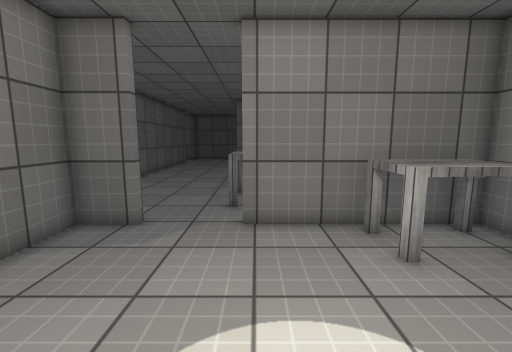
View 1 (above)

19 first-person views from a walk through a Unity game level. The camera is 1.3 m above the floor, tilts 8° down and sees 90° across. The floor is counted in squares, 0.5 m on a side. Each view is taken from the middle of a square. On the plan, view 1 faces up. The plan holds only what a view shows up to about 18 squares ahead; the rest is blank. The place goes on beyond the plan. The player is left out. Door leaves are left out, so doorways stand open. Surface patterns are stand-ins for the level's own textures.

View 2
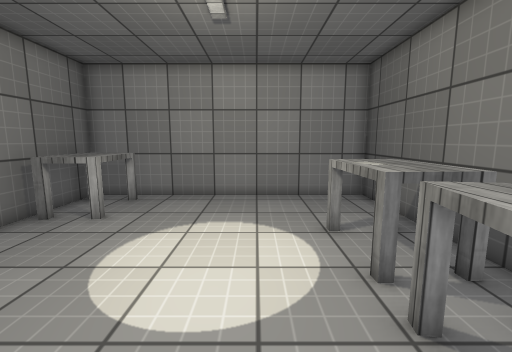

View 3
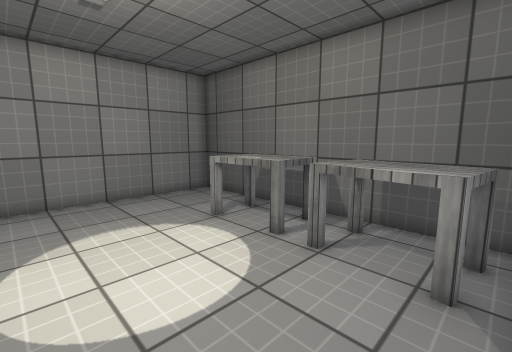

View 4
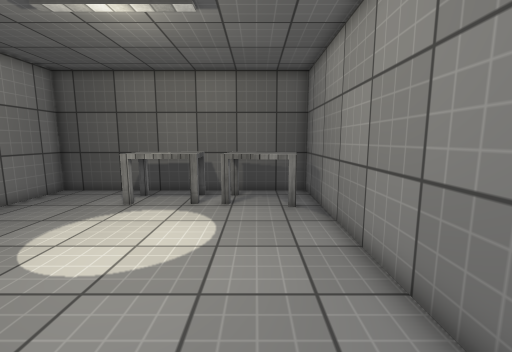

View 5
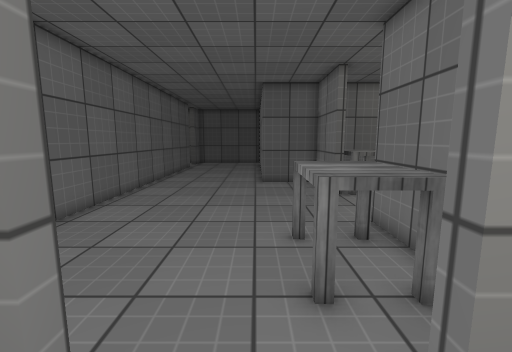

View 6
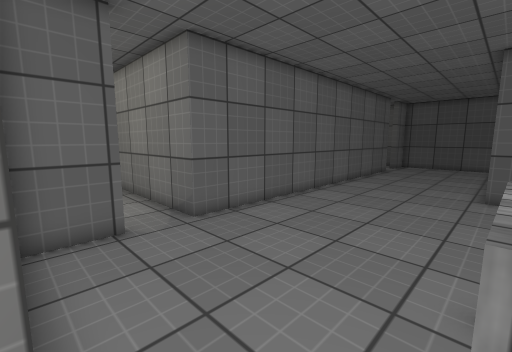

View 7
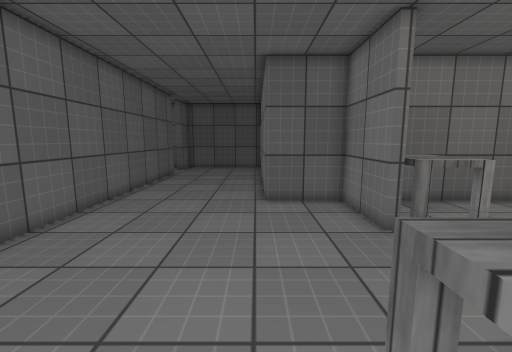

View 8
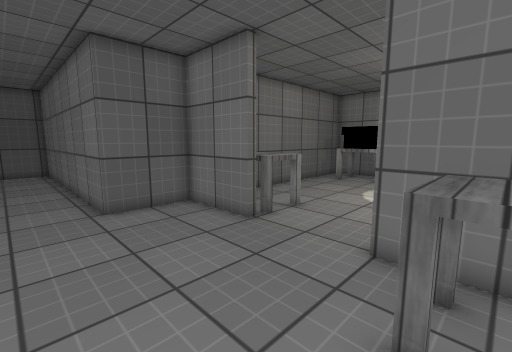

View 9
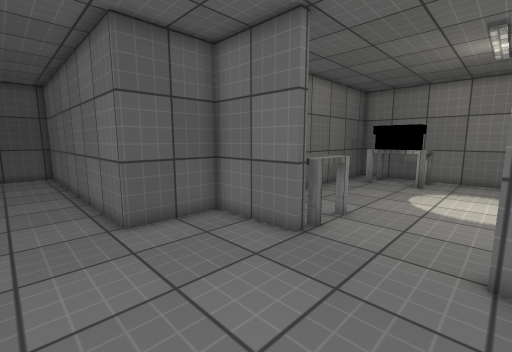

View 10
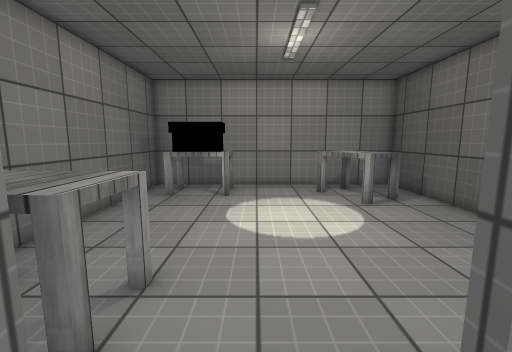

View 11
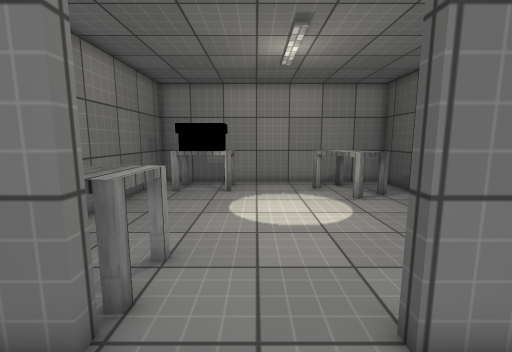

View 12
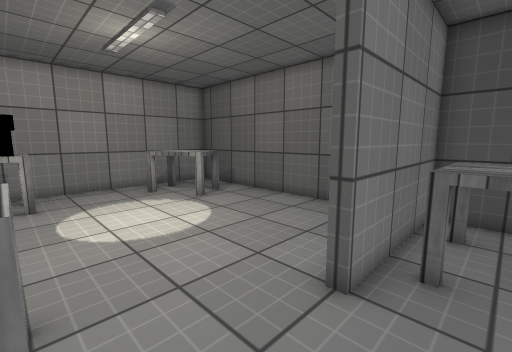

View 13
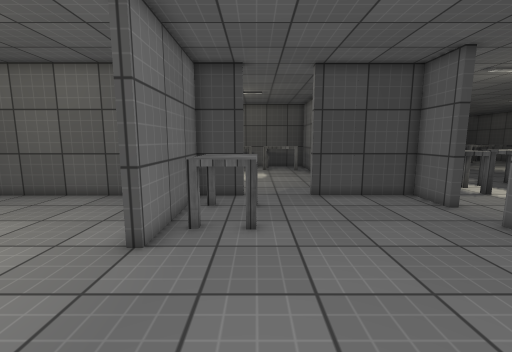

View 14
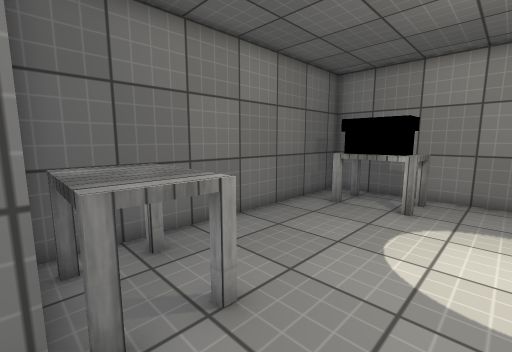

View 15
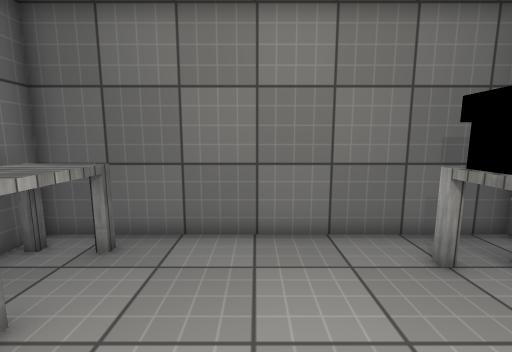

View 16
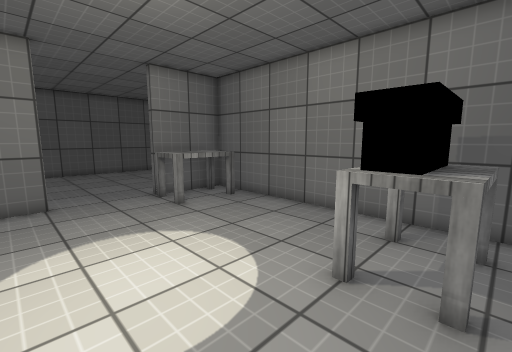

View 17
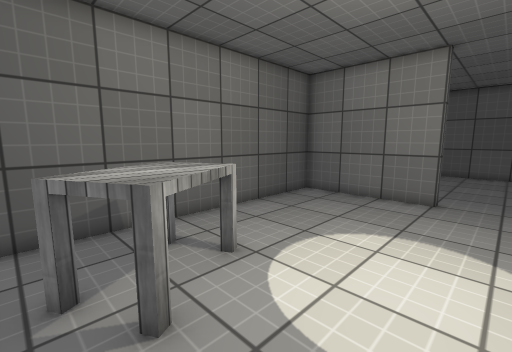

View 18
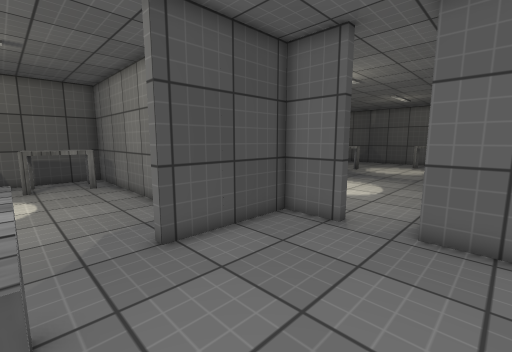

View 19
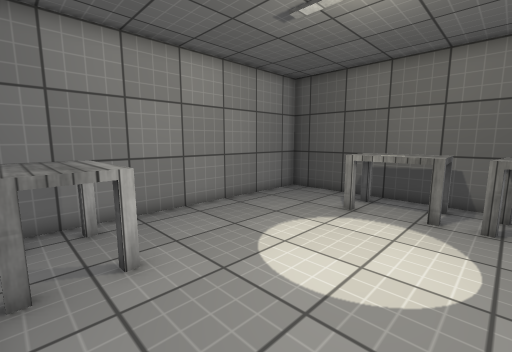

### Floor plan
Points are (right, up) in squares from view 1. A wall is a line through its corners. A room is listed if a view was taken in it or the views show most of it. See-through windows are left out.
Room 1 (views 1, 2, 3, 4, 5, 6, 19)
walls: (-3.6, 8.1) (-3.6, 7.7) (-5.6, 7.7) (-5.6, -5.1) (7, -5.1) (7, 7.7) (-0.4, 7.7) (-0.4, 8.1)
ways out: opening at (-2, 8) to room 2
objects: table (-5, -4) to (-2, -2); table (-1, -4) to (2, -2); table (3, 5) to (6, 7)
Room 2 (views 7, 8, 9, 10, 11, 12, 13, 18)
walls: (1.8, 18.1) (1.8, 21.8) (-1.6, 21.8) (-1.6, 35.5) (-4.1, 35.5); (-8.5, 29.3) (-8.5, 12.5); (-8.5, 10.3) (-8.5, 8.1) (-3.6, 8.1); (-0.4, 8.1) (1.8, 8.1) (1.8, 14.1)
ways out: opening at (-2, 8) to room 1; opening at (2, 16) to room 3; open door at (-8.5, 11.5)
objects: table (-1, 10) to (1, 13)
Room 3 (views 14, 15, 16, 17)
walls: (1.8, 14.1) (2.2, 14.1) (2.2, 8.1) (15, 8.1) (15, 21.8) (2.2, 21.8) (2.2, 18.1) (1.8, 18.1)
ways out: opening at (2, 16) to room 2
objects: table (3, 18) to (5, 21); table (10, 10) to (14, 13); table (12, 17) to (14, 20)

Positions as (right, up) in squares from view 1, and headings:
1: (0, 0), facing up
2: (-5, 0), facing right
3: (-5, 3), facing down-right
4: (-3, 8), facing down
5: (-2, 6), facing up
6: (-1, 8), facing up-left
7: (-2, 11), facing up
8: (-4, 12), facing up-right
9: (-4, 14), facing up-right
10: (0, 16), facing right
11: (-1, 16), facing right
12: (0, 18), facing down-right
13: (-1, 20), facing down
14: (2, 15), facing up-right
15: (8, 15), facing up
16: (14, 13), facing up-left
17: (14, 16), facing down-left
18: (-1, 14), facing down-left
19: (-2, 7), facing down-right
